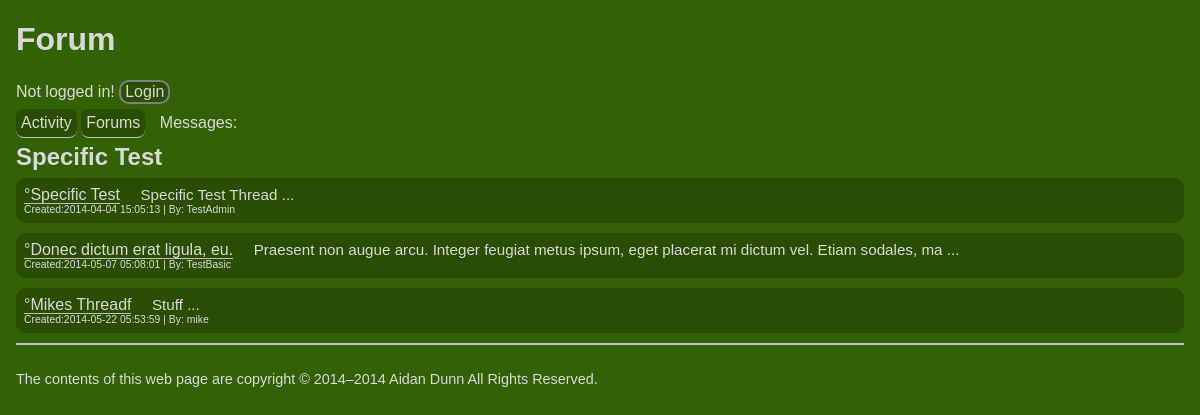
The page /?Topic=2 on the database its author committed.
### tables this page shows
CREATE TABLE IF NOT EXISTS `Threads` (
  `ID` int(11) NOT NULL AUTO_INCREMENT,
  `Title` varchar(50) NOT NULL,
  `Contents` varchar(10000) NOT NULL,
  `Created` timestamp NOT NULL DEFAULT CURRENT_TIMESTAMP,
  `CreatorID` int(11) NOT NULL,
  `TopicID` int(11) NOT NULL,
  PRIMARY KEY (`ID`),
  KEY `Section` (`TopicID`)
);

### pages/topic.html.php (the view, shortened to what this page needs)
<?php
	include 'includes/db.inc.php';
	try{
		$result = $pdo->query('SELECT Threads.ID as tID, Threads.Title as tTitle, SUBSTRING(Threads.Contents,1, 100) as tContent, Threads.Created as tCreated, Users.Name as uName
		FROM Threads
		INNER JOIN Users ON Threads.CreatorID = Users.ID
		INNER JOIN Topics ON Threads.TopicID = Topics.ID
		WHERE Topics.ID = '.$_GET['Topic'].'
		ORDER BY Threads.Created');
	}
	catch (PDOException $e){
		$error = 'Error retrieving Threads.';
		include 'includes/error.html.php';
		exit();
	}
	foreach ($result as $row) {
		$threads[] = array('id' => $row['tID'],
			'title' => $row['tTitle'],
			'content' => $row['tContent'],
			'date' => $row['tCreated'],
			'user' => $row['uName']);
	}
	try{
		$result = $pdo->query('SELECT Topics.Name as tName
		FROM Topics
		WHERE Topics.ID = '.$_GET['Topic']);
	}
	catch (PDOException $e){
		$error = 'Error retrieving Topic.';
		include 'includes/error.html.php';
		exit();
	}
	foreach ($result as $row) {
		$topics = array('name' => $row['tName']);
	}
 ?>
<h2><?php htmlout($topics['name']); ?></h2>
<?php if(userIsLoggedIn()) include $_SERVER['DOCUMENT_ROOT'].'/Forum/includes/button_newThread.inc.php';
foreach ($threads as $thread): ?>
<div class="Seperate thread">
	<header><a href="?Thread=<?php echo $thread['id']; ?>">&deg;<?php htmlout($thread['title']); ?></a></header>
	<section><?php htmlout($thread['content']); echo " ..."; ?></section>
	<footer>
		Created:<?php echo $thread['date']; ?> | By: <?php htmlout($thread['user']); ?>
	</footer>
</div>
<?php endforeach;
if(userIsLoggedIn()) include $_SERVER['DOCUMENT_ROOT'].'/Forum/includes/button_newThread.inc.php'; ?>

### includes/helpers.inc.php
<?php
	function html($text){
		return htmlspecialchars($text, ENT_QUOTES, 'UTF-8');
	}
	function htmlout($text){
		echo html($text);
	}

### css/base.css (style rules this page uses)
html { color:hsl(0,0%,85%); background-color:hsl(90,90%,20%); font-size: medium }
div { position:relative; margin-bottom:10px }
body { margin:0 1em }
.Seperate { background-color:hsla(0,0%,0%,.2); margin-bottom:10px; border:none; border-radius:10px; padding:.5em }
h2 { margin-top:0; margin-bottom:.3em }
a { color:hsl(0,0%,85%); text-decoration:none; border-bottom:1px solid hsl(0,0%,75%) }
header { margin-right:1em }
section { font-size:95% }
footer { display:block; bottom:0; font-size:65%; width:100% }
.thread>:not(footer),li>* { display:inline-block }
@media (min-width:40em) { html { font-size:100%; } }

### rows shown on the page
threads: Title "Specific Test Specific Test Thread TestAdmin", Created "2014-04-04 15:05:13"
threads: Title "Donec dictum erat ligula, eu. Praesent non augue arcu. Integer feugiat metus ipsum, eget placerat mi dictum vel. Etiam sodales, ma TestBasic", Created "2014-05-07 05:08:01"
threads: Title "Mikes Threadf Stuff mike", Created "2014-05-22 05:53:59"

### other values the page prints
html($text) "Specific Test"
